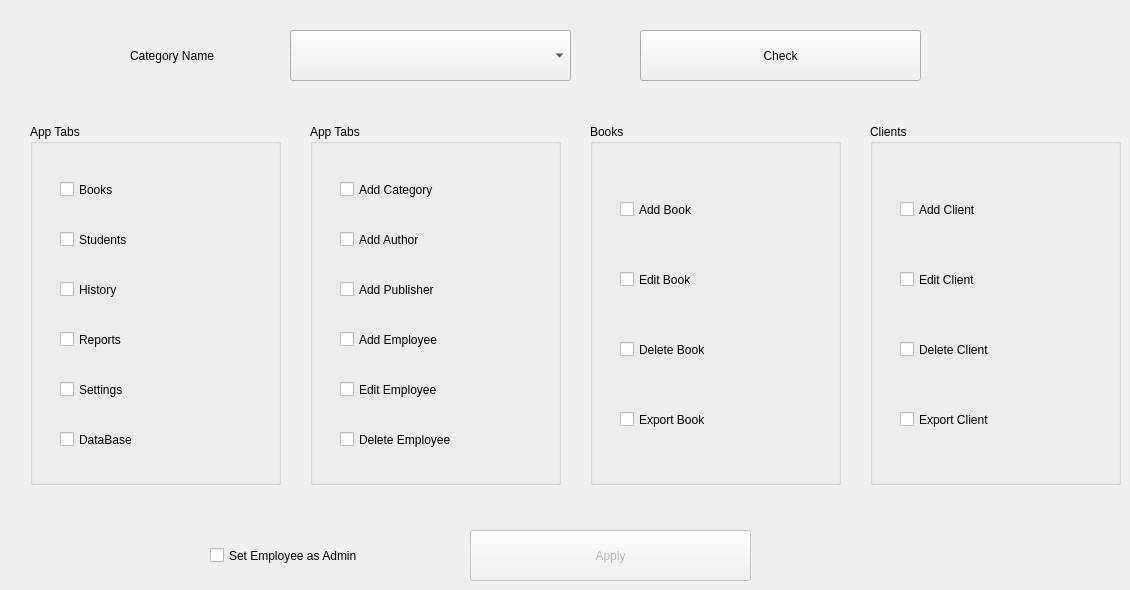
      <widget class="QWidget" name="tab_18">
       <attribute name="title">
        <string>Add Employee Permissions</string>
       </attribute>
       <widget class="QLabel" name="label_34">
        <property name="geometry">
         <rect>
          <x>130</x>
          <y>30</y>
          <width>161</width>
          <height>51</height>
         </rect>
        </property>
        <property name="text">
         <string>Category Name</string>
        </property>
       </widget>
       <widget class="QComboBox" name="comboBox_11">
        <property name="geometry">
         <rect>
          <x>290</x>
          <y>30</y>
          <width>281</width>
          <height>51</height>
         </rect>
        </property>
       </widget>
       <widget class="QPushButton" name="pushButton_28">
        <property name="geometry">
         <rect>
          <x>640</x>
          <y>30</y>
          <width>281</width>
          <height>51</height>
         </rect>
        </property>
        <property name="text">
         <string>Check</string>
        </property>
       </widget>
       <widget class="QGroupBox" name="groupBox_7">
        <property name="geometry">
         <rect>
          <x>30</x>
          <y>124</y>
          <width>251</width>
          <height>361</height>
         </rect>
        </property>
        <property name="title">
         <string>App Tabs</string>
        </property>
        <widget class="QCheckBox" name="checkBox">
         <property name="geometry">
          <rect>
           <x>30</x>
           <y>40</y>
           <width>161</width>
           <height>51</height>
          </rect>
         </property>
         <property name="text">
          <string>Books</string>
         </property>
        </widget>
        <widget class="QCheckBox" name="checkBox_2">
         <property name="geometry">
          <rect>
           <x>30</x>
           <y>90</y>
           <width>161</width>
           <height>51</height>
          </rect>
         </property>
         <property name="text">
          <string>Students</string>
         </property>
        </widget>
        <widget class="QCheckBox" name="checkBox_3">
         <property name="geometry">
          <rect>
           <x>30</x>
           <y>140</y>
           <width>161</width>
           <height>51</height>
          </rect>
         </property>
         <property name="text">
          <string>History</string>
         </property>
        </widget>
        <widget class="QCheckBox" name="checkBox_4">
         <property name="geometry">
          <rect>
           <x>30</x>
           <y>190</y>
           <width>161</width>
           <height>51</height>
          </rect>
         </property>
         <property name="text">
          <string>Reports</string>
         </property>
        </widget>
        <widget class="QCheckBox" name="checkBox_5">
         <property name="geometry">
          <rect>
           <x>30</x>
           <y>240</y>
           <width>161</width>
           <height>51</height>
          </rect>
         </property>
         <property name="text">
          <string>Settings</string>
         </property>
        </widget>
        <widget class="QCheckBox" name="checkBox_6">
         <property name="geometry">
          <rect>
           <x>30</x>
           <y>290</y>
           <width>161</width>
           <height>51</height>
          </rect>
         </property>
         <property name="text">
          <string>DataBase</string>
         </property>
        </widget>
       </widget>
       <widget class="QGroupBox" name="groupBox_8">
        <property name="geometry">
         <rect>
          <x>590</x>
          <y>124</y>
          <width>251</width>
          <height>361</height>
         </rect>
        </property>
        <property name="title">
         <string>Books</string>
        </property>
        <widget class="QCheckBox" name="checkBox_7">
         <property name="geometry">
          <rect>
           <x>30</x>
           <y>60</y>
           <width>161</width>
           <height>51</height>
          </rect>
         </property>
         <property name="text">
          <string>Add Book</string>
         </property>
        </widget>
        <widget class="QCheckBox" name="checkBox_8">
         <property name="geometry">
          <rect>
           <x>30</x>
           <y>130</y>
           <width>161</width>
           <height>51</height>
          </rect>
         </property>
         <property name="text">
          <string>Edit Book</string>
         </property>
        </widget>
        <widget class="QCheckBox" name="checkBox_9">
         <property name="geometry">
          <rect>
           <x>30</x>
           <y>200</y>
           <width>161</width>
           <height>51</height>
          </rect>
         </property>
         <property name="text">
          <string>Delete Book</string>
         </property>
        </widget>
        <widget class="QCheckBox" name="checkBox_10">
         <property name="geometry">
          <rect>
           <x>30</x>
           <y>270</y>
           <width>161</width>
           <height>51</height>
          </rect>
         </property>
         <property name="text">
          <string>Export Book</string>
         </property>
        </widget>
       </widget>
       <widget class="QGroupBox" name="groupBox_9">
        <property name="geometry">
         <rect>
          <x>870</x>
          <y>124</y>
          <width>251</width>
          <height>361</height>
         </rect>
        </property>
        <property name="title">
         <string>Clients</string>
        </property>
        <widget class="QCheckBox" name="checkBox_11">
         <property name="geometry">
          <rect>
           <x>30</x>
           <y>60</y>
           <width>161</width>
           <height>51</height>
          </rect>
         </property>
         <property name="text">
          <string>Add Client</string>
         </property>
        </widget>
        <widget class="QCheckBox" name="checkBox_12">
         <property name="geometry">
          <rect>
           <x>30</x>
           <y>130</y>
           <width>161</width>
           <height>51</height>
          </rect>
         </property>
         <property name="text">
          <string>Edit Client</string>
         </property>
        </widget>
        <widget class="QCheckBox" name="checkBox_13">
         <property name="geometry">
          <rect>
           <x>30</x>
           <y>200</y>
           <width>161</width>
           <height>51</height>
          </rect>
         </property>
         <property name="text">
          <string>Delete Client</string>
         </property>
        </widget>
        <widget class="QCheckBox" name="checkBox_14">
         <property name="geometry">
          <rect>
           <x>30</x>
           <y>270</y>
           <width>161</width>
           <height>51</height>
          </rect>
         </property>
         <property name="text">
          <string>Export Client</string>
         </property>
        </widget>
       </widget>
       <widget class="QGroupBox" name="groupBox_10">
        <property name="geometry">
         <rect>
          <x>310</x>
          <y>124</y>
          <width>251</width>
          <height>361</height>
         </rect>
        </property>
        <property name="title">
         <string>App Tabs</string>
        </property>
        <widget class="QCheckBox" name="checkBox_15">
         <property name="geometry">
          <rect>
           <x>30</x>
           <y>40</y>
           <width>161</width>
           <height>51</height>
          </rect>
         </property>
         <property name="text">
          <string>Add Category</string>
         </property>
        </widget>
        <widget class="QCheckBox" name="checkBox_16">
         <property name="geometry">
          <rect>
           <x>30</x>
           <y>90</y>
           <width>161</width>
           <height>51</height>
          </rect>
         </property>
         <property name="text">
          <string>Add Author</string>
         </property>
        </widget>
        <widget class="QCheckBox" name="checkBox_17">
         <property name="geometry">
          <rect>
           <x>30</x>
           <y>140</y>
           <width>161</width>
           <height>51</height>
          </rect>
         </property>
         <property name="text">
          <string>Add Publisher</string>
         </property>
        </widget>
        <widget class="QCheckBox" name="checkBox_18">
         <property name="geometry">
          <rect>
           <x>30</x>
           <y>190</y>
           <width>161</width>
           <height>51</height>
          </rect>
         </property>
         <property name="text">
          <string>Add Employee</string>
         </property>
        </widget>
        <widget class="QCheckBox" name="checkBox_19">
         <property name="geometry">
          <rect>
           <x>30</x>
           <y>240</y>
           <width>161</width>
           <height>51</height>
          </rect>
         </property>
         <property name="text">
          <string>Edit Employee</string>
         </property>
        </widget>
        <widget class="QCheckBox" name="checkBox_20">
         <property name="geometry">
          <rect>
           <x>30</x>
           <y>290</y>
           <width>181</width>
           <height>51</height>
          </rect>
         </property>
         <property name="text">
          <string>Delete Employee</string>
         </property>
        </widget>
       </widget>
       <widget class="QCheckBox" name="checkBox_21">
        <property name="geometry">
         <rect>
          <x>210</x>
          <y>530</y>
          <width>261</width>
          <height>51</height>
         </rect>
        </property>
        <property name="text">
         <string>Set Employee as Admin</string>
        </property>
       </widget>
       <widget class="QPushButton" name="pushButton_29">
        <property name="enabled">
         <bool>false</bool>
        </property>
        <property name="geometry">
         <rect>
          <x>470</x>
          <y>530</y>
          <width>281</width>
          <height>51</height>
         </rect>
        </property>
        <property name="text">
         <string>Apply</string>
        </property>
       </widget>
      </widget>
